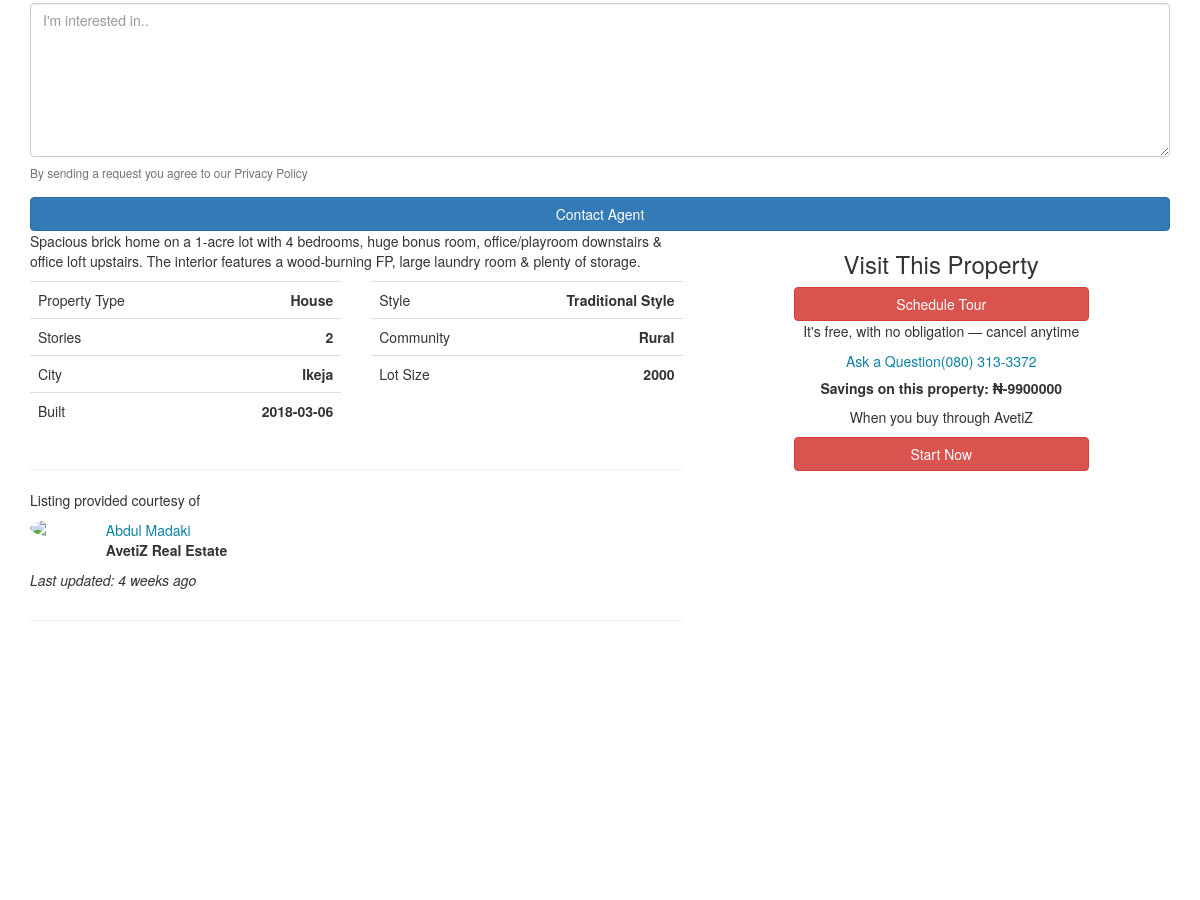
The page /property/bedroom-flat (middle part) on the database as committed earlier.
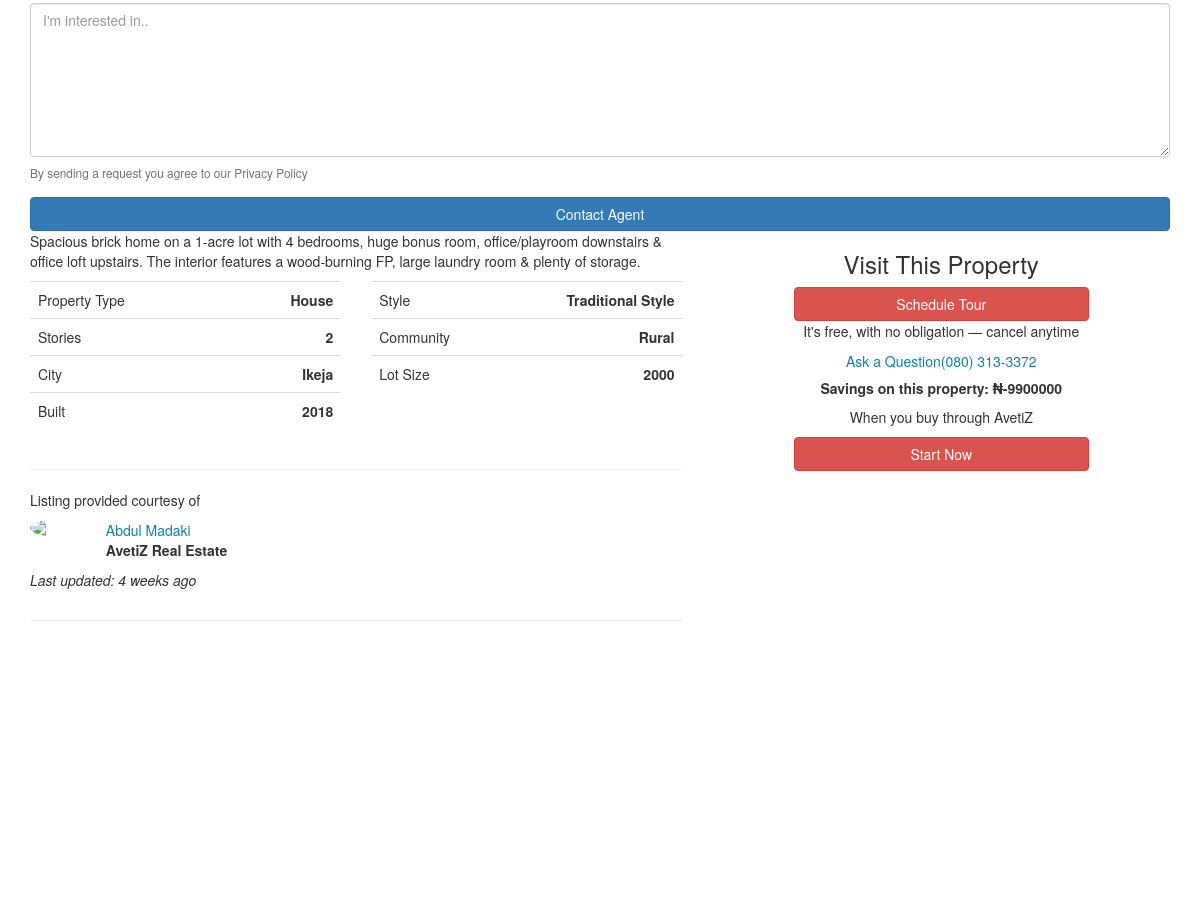
The same page on the database as committed later.
### main/models.py (models this page shows, shortened)
class Property(models.Model):
	name=models.CharField(max_length=200)
	thumbnail=models.ImageField(upload_to='media')
	bedroom=models.IntegerField()
	bathroom=models.IntegerField()
	developer=models.ForeignKey(Developer)
	full_address=models.TextField()
	price=models.IntegerField()
	area=models.CharField(max_length=200)
	date_added=models.DateTimeField(auto_now_add=True)
	year_built=models.IntegerField(null=True, default='2017')
	agent_name=models.ForeignKey(Agent)
	city=models.CharField(max_length=200)
	state=models.CharField(max_length=200)
	country=models.CharField(max_length=200)
	zipcode=models.CharField(max_length=200)
	developer_price=models.IntegerField()
	longitude=models.CharField(max_length=200, null=True)
	latitude=models.CharField(max_length=200, null=True)
	last_updated=models.DateTimeField(auto_now=True)
	property_type=models.CharField(max_length=200, choices=(('House', 'House'), ('Land', 'Land')), null=True)
	description=models.TextField( null=True)
	lot_size=models.IntegerField(default=2000)
	parking_space=models.IntegerField(default=0)
	status=models.CharField(default='Sold', max_length=200)
	slug=models.SlugField(null=True)
	stories=models.IntegerField(default=2)
	community=models.CharField(choices=(('Rural', 'Rural'), ('Urban', 'Urban')), default='Rural', max_length=50)
	views=models.IntegerField(default=0)
	favorites=models.IntegerField(default=0)
	tours=models.IntegerField(default=0)
	avetiz_agent=models.CharField(max_length=200, default='Faith')
	feature=models.BooleanField(default=False)

### main/views.py (the view)
# urls.py: url(r'^property/(?P<slug>[-\w]+)$', views.PropertyDetail.as_view(), name='property_detail'),
class PropertyDetail(DetailView):
	model=Property
	template_name='main/detail.html'
	def get_context_data(self, **kwargs):
		context=super(PropertyDetail, self).get_context_data(**kwargs)
		house=self.get_object()
		context['max_range']=int(house.price)*1.2
		context['min_range']=int(house.price)*0.8
		context['initialdownpayt']=int(house.price)*0.4
		context['principal']=(int(house.price)-context['initialdownpayt'])/60
		context['property_images']=Picture.objects.filter(picture_for=house)
		context['nearby_similar_homes']=Property.objects.filter(city__icontains=house.city).filter(property_type__icontains=house.property_type)
		property_list=Property.objects.filter(city__icontains=house.city)
		values=[int(property.price) for property in property_list]
		context['median']=median(values)
		context['savings']=house.developer_price - house.price
		return context

### main/views.py (called while the page is built)
def median(lst):
	    lst = sorted(lst)
	    n = len(lst)
	    if n < 1:
	            return None
	    if n % 2 == 1:
	            return lst[n//2]
	    else:
	            return sum(lst[n//2-1:n//2+1])/2.0

### main/templates/main/detail.html (shortened to what the changed rows need)
{% extends 'main/base.html' %}
{% block content %}
	<section class="fourthCon">
		<div class="container">
		<div class="row">
			<div class="col-md-7">
   					<div class="row table-section">
   						<div class="col-sm-6">
   							<table class="table ">
   								<tbody>
   									<tr>
   										<td class="text-right noborderTop"><strong>{{property.property_type}}</strong></td>
   									</tr>
   									<tr>
   										<td class="text-right"><strong>{{property.stories}}</strong></td>
   									</tr>
   									<tr>
   										<td class="text-right"><strong>{{property.city}}</strong></td>
   									</tr>
   									<tr>
   										<td class="text-right"><strong>{{property.year_built}}</strong></td>
   									</tr>
   								</tbody>
   							</table>
   						</div>
   						<div class="col-sm-6">
   							<table class="table ">
   								<tbody>
   									<tr>
   										<td  class="text-right"><strong>{{property.community}}</strong></td>
   									</tr>
   									<tr>
   										<td class="text-right"><strong>{{property.lot_size}}</strong></td>
   									</tr>
   								</tbody>
   							</table>
   						</div>
   					</div>
		                   </div>
   		</div>
   		</div>
	</section>
{% endblock %}

Rows that differ between the two databases and show on the page:
changed Property "House": year_built "2018-03-06" → "2018"
